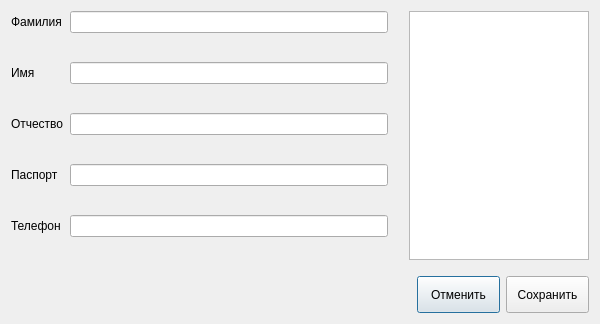
<?xml version="1.0" encoding="UTF-8"?>
<ui version="4.0">
 <class>DialogPersonEdit</class>
 <widget class="QDialog" name="DialogPersonEdit">
  <property name="geometry">
   <rect>
    <x>0</x>
    <y>0</y>
    <width>600</width>
    <height>324</height>
   </rect>
  </property>
  <property name="windowTitle">
   <string>Dialog</string>
  </property>
  <layout class="QVBoxLayout" name="verticalLayout">
   <item>
    <layout class="QHBoxLayout" name="horizontalLayout_2">
     <item>
      <layout class="QFormLayout" name="formLayout">
       <property name="verticalSpacing">
        <number>29</number>
       </property>
       <item row="0" column="0">
        <widget class="QLabel" name="l_dsurname">
         <property name="text">
          <string>Фамилия</string>
         </property>
        </widget>
       </item>
       <item row="0" column="1">
        <widget class="QLineEdit" name="le_dsurname"/>
       </item>
       <item row="1" column="0">
        <widget class="QLabel" name="l_dname">
         <property name="text">
          <string>Имя</string>
         </property>
        </widget>
       </item>
       <item row="1" column="1">
        <widget class="QLineEdit" name="le_dname"/>
       </item>
       <item row="2" column="0">
        <widget class="QLabel" name="l_dpatronymic">
         <property name="text">
          <string>Отчество</string>
         </property>
        </widget>
       </item>
       <item row="2" column="1">
        <widget class="QLineEdit" name="le_dpatronymic"/>
       </item>
       <item row="3" column="0">
        <widget class="QLabel" name="l_dpassport">
         <property name="text">
          <string>Паспорт</string>
         </property>
        </widget>
       </item>
       <item row="3" column="1">
        <widget class="QLineEdit" name="le_dpassport"/>
       </item>
       <item row="4" column="0">
        <widget class="QLabel" name="l_dtelephone">
         <property name="text">
          <string>Телефон</string>
         </property>
        </widget>
       </item>
       <item row="4" column="1">
        <widget class="QLineEdit" name="le_dphone"/>
       </item>
      </layout>
     </item>
     <item>
      <spacer name="horizontalSpacer_3">
       <property name="orientation">
        <enum>Qt::Horizontal</enum>
       </property>
       <property name="sizeType">
        <enum>QSizePolicy::Fixed</enum>
       </property>
       <property name="sizeHint" stdset="0">
        <size>
         <width>15</width>
         <height>20</height>
        </size>
       </property>
      </spacer>
     </item>
     <item>
      <widget class="QListWidget" name="lw_personBanks">
       <property name="sizePolicy">
        <sizepolicy hsizetype="Fixed" vsizetype="Expanding">
         <horstretch>0</horstretch>
         <verstretch>0</verstretch>
        </sizepolicy>
       </property>
       <property name="minimumSize">
        <size>
         <width>180</width>
         <height>0</height>
        </size>
       </property>
       <property name="maximumSize">
        <size>
         <width>170</width>
         <height>16777215</height>
        </size>
       </property>
      </widget>
     </item>
    </layout>
   </item>
   <item>
    <spacer name="verticalSpacer">
     <property name="orientation">
      <enum>Qt::Vertical</enum>
     </property>
     <property name="sizeType">
      <enum>QSizePolicy::Fixed</enum>
     </property>
     <property name="sizeHint" stdset="0">
      <size>
       <width>20</width>
       <height>10</height>
      </size>
     </property>
    </spacer>
   </item>
   <item>
    <layout class="QHBoxLayout" name="horizontalLayout">
     <item>
      <spacer name="horizontalSpacer_2">
       <property name="orientation">
        <enum>Qt::Horizontal</enum>
       </property>
       <property name="sizeHint" stdset="0">
        <size>
         <width>40</width>
         <height>20</height>
        </size>
       </property>
      </spacer>
     </item>
     <item>
      <widget class="QPushButton" name="pb_ddiscard">
       <property name="sizePolicy">
        <sizepolicy hsizetype="Fixed" vsizetype="Fixed">
         <horstretch>0</horstretch>
         <verstretch>0</verstretch>
        </sizepolicy>
       </property>
       <property name="minimumSize">
        <size>
         <width>83</width>
         <height>37</height>
        </size>
       </property>
       <property name="maximumSize">
        <size>
         <width>80</width>
         <height>37</height>
        </size>
       </property>
       <property name="text">
        <string>Отменить</string>
       </property>
      </widget>
     </item>
     <item>
      <widget class="QPushButton" name="pb_dsave">
       <property name="sizePolicy">
        <sizepolicy hsizetype="Fixed" vsizetype="Fixed">
         <horstretch>0</horstretch>
         <verstretch>0</verstretch>
        </sizepolicy>
       </property>
       <property name="minimumSize">
        <size>
         <width>83</width>
         <height>37</height>
        </size>
       </property>
       <property name="maximumSize">
        <size>
         <width>75</width>
         <height>37</height>
        </size>
       </property>
       <property name="layoutDirection">
        <enum>Qt::LeftToRight</enum>
       </property>
       <property name="text">
        <string>Сохранить</string>
       </property>
      </widget>
     </item>
    </layout>
   </item>
  </layout>
 </widget>
 <resources/>
 <connections/>
</ui>
